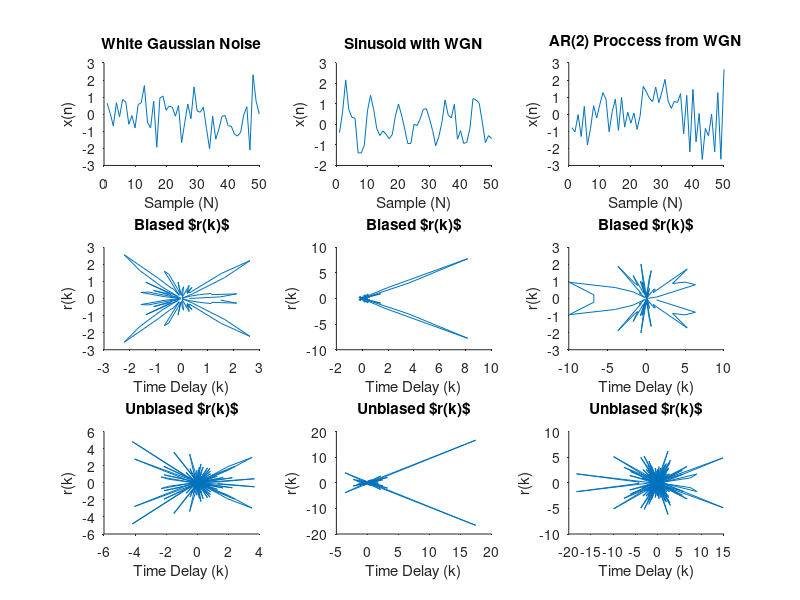
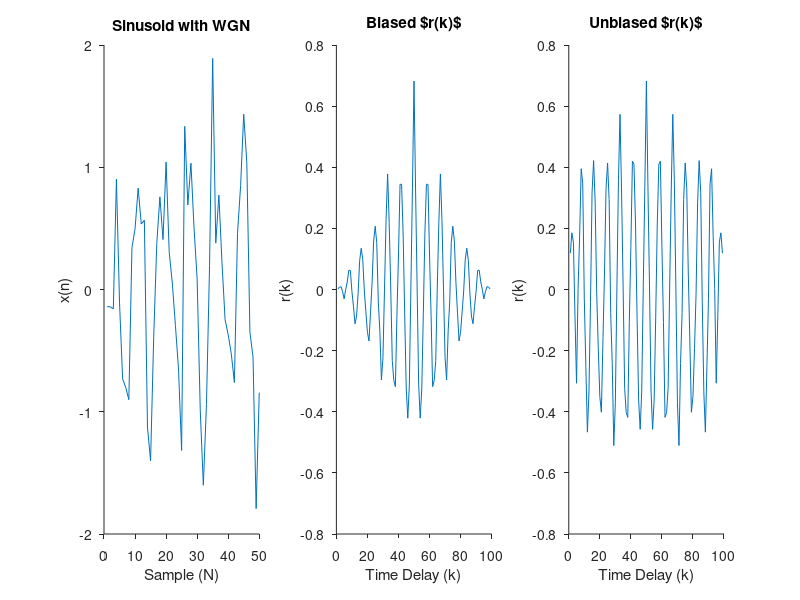
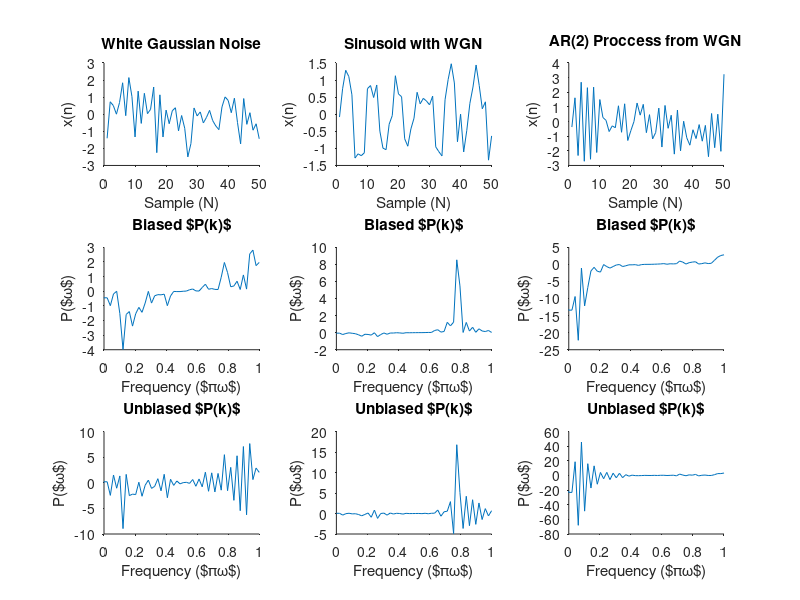
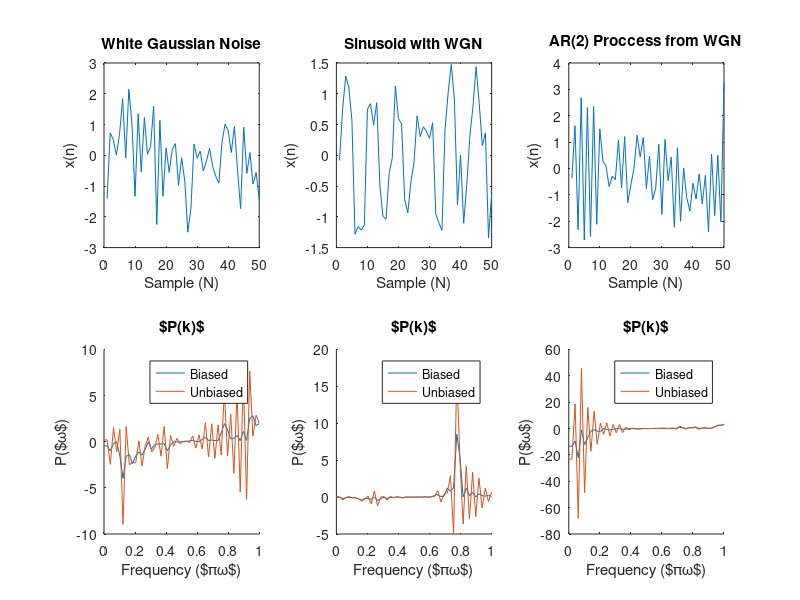

The MATLAB source for these figures, in order:
clear all
close all

%%

N = 50;
f_s=250;

wgn = randn([N 1]);
sinu = sin(2*pi*30/f_s*(0:(N-1)))' + sqrt(0.25)*randn([N 1]);
fwgn= filter(1, [1 0.2 -0.6], randn([N 1]) );


wgnCorrB = fft(fliplr(fftshift(xcorr(wgn,wgn,'biased'))));
wgnCorrU = fft(fliplr(fftshift(xcorr(wgn,wgn,'unbiased'))));
sinCorrB = fft(fliplr(fftshift(xcorr(sinu,'biased'))));
sinCorrU = fft(fliplr(fftshift(xcorr(sinu,'unbiased'))));
fwgnCorrB= fft(fliplr(fftshift(xcorr(fwgn,fwgn,'biased'))));
fwgnCorrU= fft(fliplr(fftshift(xcorr(fwgn,fwgn,'unbiased'))));


figure;
subplot(3,3,1);
    plot(wgn);
    title('White Gaussian Noise');
    xlabel('Sample (N)');
    ylabel('x(n)');
    set(gca,'TickDir','out');
    set(gca,'Box','off');
    set(gcf,'color','w');
subplot(3,3,2);
    plot(sinu);
    title('Sinusoid with WGN');
    xlabel('Sample (N)');
    ylabel('x(n)');
    set(gca,'TickDir','out');
    set(gca,'Box','off');
    set(gcf,'color','w');
subplot(3,3,3);
    plot(fwgn);
    title('AR(2) Proccess from WGN');
    xlabel('Sample (N)');
    ylabel('x(n)');
    set(gca,'TickDir','out');
    set(gca,'Box','off');
    set(gcf,'color','w');
subplot(3,3,4);
    plot(wgnCorrB);
    title('Biased $r(k)$')
    xlabel('Time Delay (k)');
    ylabel('r(k)');
    set(gca,'TickDir','out');
    set(gca,'Box','off');
    set(gcf,'color','w');
subplot(3,3,5);
    plot(sinCorrB);
    title('Biased $r(k)$')
    xlabel('Time Delay (k)');
    ylabel('r(k)');
    set(gca,'TickDir','out');
    set(gca,'Box','off');
    set(gcf,'color','w');
subplot(3,3,6);
    plot(fwgnCorrB);
    title('Biased $r(k)$')
    xlabel('Time Delay (k)');
    ylabel('r(k)');
    set(gca,'TickDir','out');
    set(gca,'Box','off');
    set(gcf,'color','w');
subplot(3,3,7);
    plot(wgnCorrU);
    title('Unbiased $r(k)$')
    xlabel('Time Delay (k)');
    ylabel('r(k)');
    set(gca,'TickDir','out');
    set(gca,'Box','off');
    set(gcf,'color','w');
subplot(3,3,8);
    plot(sinCorrU);
    title('Unbiased $r(k)$')
    xlabel('Time Delay (k)');
    ylabel('r(k)');
    set(gca,'TickDir','out');
    set(gca,'Box','off');
    set(gcf,'color','w');
subplot(3,3,9);
    plot(fwgnCorrU);
    title('Unbiased $r(k)$')
    xlabel('Time Delay (k)');
    ylabel('r(k)');
    set(gca,'TickDir','out');
    set(gca,'Box','off');
    set(gcf,'color','w');
    
    
   
%% Biased and unbiased for SIN+WGN
N = 50;
f_s=250;

sinu = sin(2*pi*30/f_s*(0:(N-1)))' + sqrt(0.25)*randn([N 1]);



wgnCorrB = xcorr(wgn,wgn,'biased');
wgnCorrU = xcorr(wgn,wgn,'unbiased');
sinCorrB = xcorr(sinu,sinu,'biased');
sinCorrU = xcorr(sinu,sinu,'unbiased');
fwgnCorrB= xcorr(fwgn,fwgn,'biased');
fwgnCorrU= xcorr(fwgn,fwgn,'unbiased');

figure;
subplot(1,3,1);
    plot(sinu);
    title('Sinusoid with WGN');
    xlabel('Sample (N)');
    ylabel('x(n)');
    set(gca,'TickDir','out');
    set(gca,'Box','off');
    set(gcf,'color','w');
subplot(1,3,2);
    plot(sinCorrB);
    title('Biased $r(k)$')
    xlabel('Time Delay (k)');
    ylabel('r(k)');
    set(gca,'TickDir','out');
    set(gca,'Box','off');
    set(gcf,'color','w');
subplot(1,3,3);
    plot(sinCorrU);
    title('Unbiased $r(k)$')
    xlabel('Time Delay (k)');
    ylabel('r(k)');
    set(gca,'TickDir','out');
    set(gca,'Box','off');
    set(gcf,'color','w');


%% Show PSD here
N = 50;
f_s=250;

wgn = randn([N 1]);
sinu = sin(2*pi*30/f_s*(0:(N-1)))' + sqrt(0.25)*randn([N 1]);
fwgn= filter(1, [1 0.2 -0.6], randn([N 1]) );


wgnCorrB = fft(fliplr(fftshift(xcorr(wgn,wgn,'biased'))));
wgnCorrU = fft(fliplr(fftshift(xcorr(wgn,wgn,'unbiased'))));
sinCorrB = fft(fliplr(fftshift(xcorr(sinu,'biased'))));
sinCorrU = fft(fliplr(fftshift(xcorr(sinu,'unbiased'))));
fwgnCorrB= fft(fliplr(fftshift(xcorr(fwgn,fwgn,'biased'))));
fwgnCorrU= fft(fliplr(fftshift(xcorr(fwgn,fwgn,'unbiased'))));

figure;
subplot(3,3,1);
    plot(wgn);
    title('White Gaussian Noise');
    xlabel('Sample (N)');
    ylabel('x(n)');
    set(gca,'TickDir','out');
    set(gca,'Box','off');
    set(gcf,'color','w');
subplot(3,3,2);
    plot(sinu);
    title('Sinusoid with WGN');
    xlabel('Sample (N)');
    ylabel('x(n)');
    set(gca,'TickDir','out');
    set(gca,'Box','off');
    set(gcf,'color','w');
subplot(3,3,3);
    plot(fwgn);
    title('AR(2) Proccess from WGN');
    xlabel('Sample (N)');
    ylabel('x(n)');
    set(gca,'TickDir','out');
    set(gca,'Box','off');
    set(gcf,'color','w');
    
subplot(3,3,4);
    plot(linspace(-1,1,99),real(wgnCorrB));
    title('Biased $P(k)$')
    xlabel('Frequency ($\pi\omega$)');
    ylabel('P($\omega$)');
    xlim([0 1])
    set(gca,'TickDir','out');
    set(gca,'Box','off');
    set(gcf,'color','w');
subplot(3,3,5);
    plot(linspace(-1,1,99),real(sinCorrB));
    title('Biased $P(k)$')
    xlabel('Frequency ($\pi\omega$)');
    xlim([0 1])
    ylabel('P($\omega$)');
    set(gca,'TickDir','out');
    set(gca,'Box','off');
    set(gcf,'color','w');
subplot(3,3,6);
    plot(linspace(-1,1,99),real(fwgnCorrB));
    title('Biased $P(k)$')
    xlabel('Frequency ($\pi\omega$)');
    xlim([0 1])
    ylabel('P($\omega$)');
    set(gca,'TickDir','out');
    set(gca,'Box','off');
    set(gcf,'color','w');
    
subplot(3,3,7);
    plot(linspace(-1,1,99),real(wgnCorrU));
    title('Unbiased $P(k)$')
    xlabel('Frequency ($\pi\omega$)');
    xlim([0 1])
    ylabel('P($\omega$)');
    set(gca,'TickDir','out');
    set(gca,'Box','off');
    set(gcf,'color','w');
subplot(3,3,8);
    plot(linspace(-1,1,99),real(sinCorrU));
    title('Unbiased $P(k)$')
    xlabel('Frequency ($\pi\omega$)');
    xlim([0 1])
    ylabel('P($\omega$)');
    set(gca,'TickDir','out');
    set(gca,'Box','off');
    set(gcf,'color','w');
subplot(3,3,9);
    plot(linspace(-1,1,99),real(fwgnCorrU));
    title('Unbiased $P(k)$')
    xlabel('Frequency ($\pi\omega$)');
    xlim([0 1])
    ylabel('P($\omega$)');
    set(gca,'TickDir','out');
    set(gca,'Box','off');
    set(gcf,'color','w');
    
    
%% plot together



figure;
subplot(2,3,1);
    plot(wgn);
    title('White Gaussian Noise');
    xlabel('Sample (N)');
    ylabel('x(n)');
subplot(2,3,2);
    plot(sinu);
    title('Sinusoid with WGN');
    xlabel('Sample (N)');
    ylabel('x(n)');
subplot(2,3,3);
    plot(fwgn);
    title('AR(2) Proccess from WGN');
    xlabel('Sample (N)');
    ylabel('x(n)');
    
subplot(2,3,4);
    hold all
    plot(linspace(-1,1,99),real(wgnCorrB));
    plot(linspace(-1,1,99),real(wgnCorrU));
    title('$P(k)$')
    xlabel('Frequency ($\pi\omega$)');
    ylabel('P($\omega$)');
    xlim([0 1])
    legend('Biased', 'Unbiased')
subplot(2,3,5);
    hold all
    plot(linspace(-1,1,99),real(sinCorrB));
    plot(linspace(-1,1,99),real(sinCorrU));
    title('$P(k)$')
    xlabel('Frequency ($\pi\omega$)');
    ylabel('P($\omega$)');
    xlim([0 1])
    legend('Biased', 'Unbiased')
subplot(2,3,6);
    hold all
    plot(linspace(-1,1,99),real(fwgnCorrB));
    plot(linspace(-1,1,99),real(fwgnCorrU));
    title('$P(k)$')
    xlabel('Frequency ($\pi\omega$)');
    ylabel('P($\omega$)');
    xlim([0 1])
    legend('Biased', 'Unbiased')
    